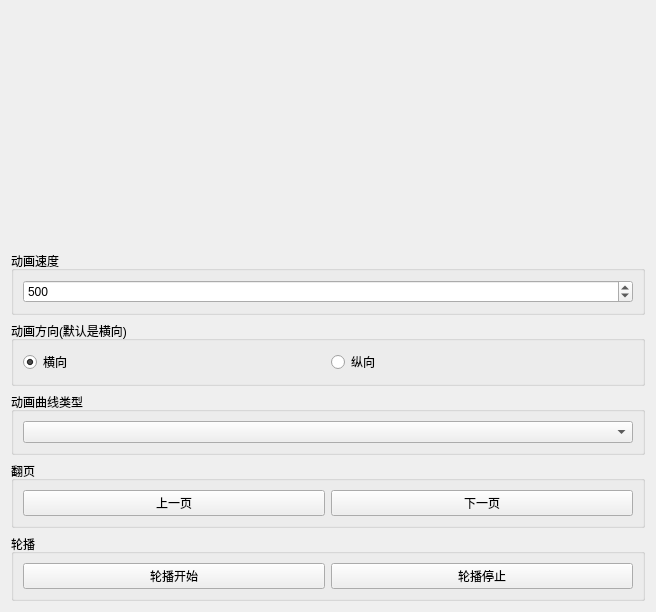
<?xml version="1.0" encoding="UTF-8"?>
<ui version="4.0">
 <class>Form</class>
 <widget class="QWidget" name="Form">
  <property name="geometry">
   <rect>
    <x>0</x>
    <y>0</y>
    <width>656</width>
    <height>612</height>
   </rect>
  </property>
  <property name="windowTitle">
   <string>图片轮播动画</string>
  </property>
  <layout class="QVBoxLayout" name="verticalLayout" stretch="0,0,0,0,0,0">
   <item>
    <widget class="SlidingStackedWidget" name="stackedWidget"/>
   </item>
   <item>
    <widget class="QGroupBox" name="groupBox">
     <property name="title">
      <string>动画速度</string>
     </property>
     <layout class="QHBoxLayout" name="horizontalLayout">
      <item>
       <widget class="QSpinBox" name="spinBoxSpeed">
        <property name="minimum">
         <number>100</number>
        </property>
        <property name="maximum">
         <number>5000</number>
        </property>
        <property name="value">
         <number>500</number>
        </property>
       </widget>
      </item>
     </layout>
    </widget>
   </item>
   <item>
    <widget class="QGroupBox" name="groupBox_2">
     <property name="title">
      <string>动画方向(默认是横向)</string>
     </property>
     <layout class="QHBoxLayout" name="horizontalLayout_2">
      <item>
       <widget class="QRadioButton" name="radioButtonHor">
        <property name="text">
         <string>横向</string>
        </property>
        <property name="checked">
         <bool>true</bool>
        </property>
       </widget>
      </item>
      <item>
       <widget class="QRadioButton" name="radioButtonVer">
        <property name="text">
         <string>纵向</string>
        </property>
       </widget>
      </item>
     </layout>
    </widget>
   </item>
   <item>
    <widget class="QGroupBox" name="groupBox_3">
     <property name="title">
      <string>动画曲线类型</string>
     </property>
     <layout class="QHBoxLayout" name="horizontalLayout_3">
      <item>
       <widget class="QComboBox" name="comboBoxEasing"/>
      </item>
     </layout>
    </widget>
   </item>
   <item>
    <widget class="QGroupBox" name="groupBox_4">
     <property name="title">
      <string>翻页</string>
     </property>
     <layout class="QHBoxLayout" name="horizontalLayout_4">
      <item>
       <widget class="QPushButton" name="pushButtonPrev">
        <property name="text">
         <string>上一页</string>
        </property>
       </widget>
      </item>
      <item>
       <widget class="QPushButton" name="pushButtonNext">
        <property name="text">
         <string>下一页</string>
        </property>
       </widget>
      </item>
     </layout>
    </widget>
   </item>
   <item>
    <widget class="QGroupBox" name="groupBox_5">
     <property name="title">
      <string>轮播</string>
     </property>
     <layout class="QHBoxLayout" name="horizontalLayout_5">
      <item>
       <widget class="QPushButton" name="pushButtonStart">
        <property name="text">
         <string>轮播开始</string>
        </property>
       </widget>
      </item>
      <item>
       <widget class="QPushButton" name="pushButtonStop">
        <property name="text">
         <string>轮播停止</string>
        </property>
       </widget>
      </item>
     </layout>
    </widget>
   </item>
  </layout>
 </widget>
 <customwidgets>
  <customwidget>
   <class>SlidingStackedWidget</class>
   <extends>QStackedWidget</extends>
   <header location="global">SlidingStackedWidget</header>
   <container>1</container>
  </customwidget>
 </customwidgets>
 <resources/>
 <connections/>
</ui>
